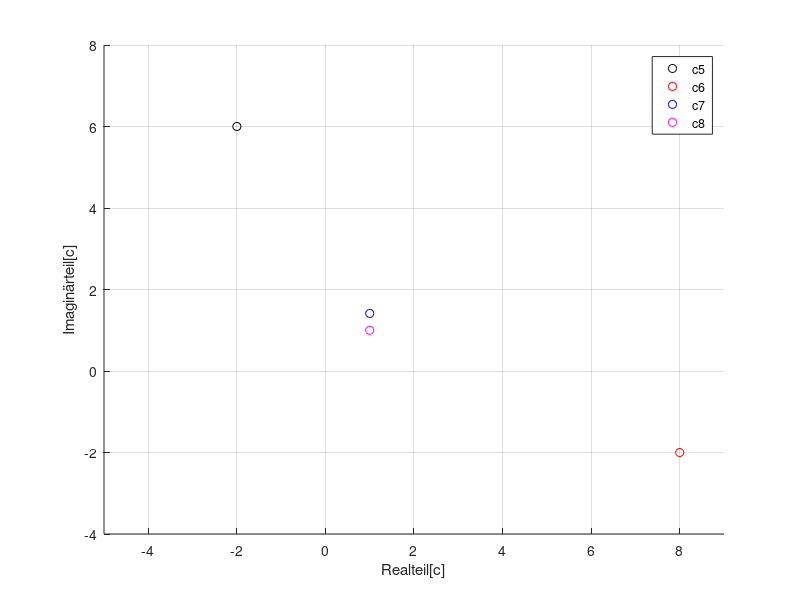
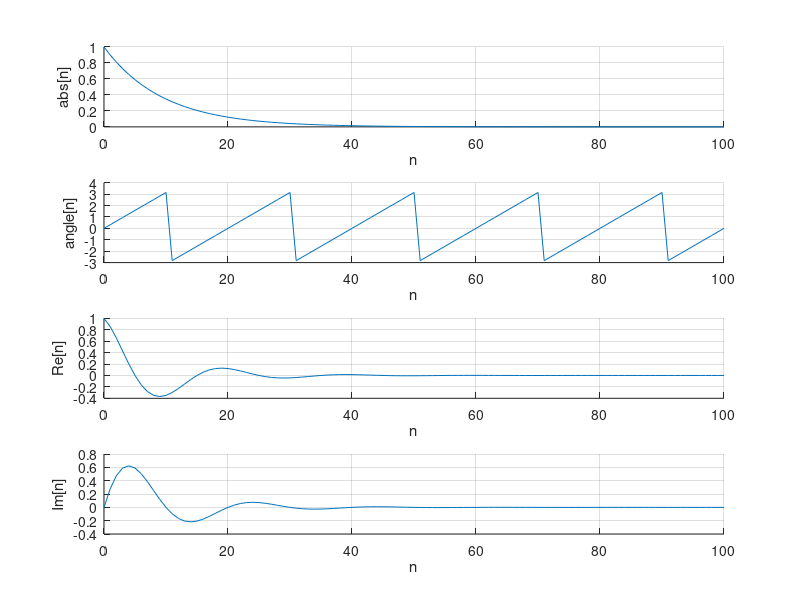

MATLAB code to generate these figures, in order:
clear
close all
clc 

%% Aufgabe 1
	c1 = -3+5*1i;
	c2 = sqrt(2)*exp(-1i*3*pi/4);
	c3 = 1/sqrt(2) + 1i/sqrt(2);
	c4 = 1 + 1i*3;
	
	c5 = c1+c2;
	c6 = c1-c2;
	c7 = c1*c2;
	c8 = abs(c2);
	c9 = abs(c3^2);
	c10 = atan(c4);
	c11 = c1/c2;
	
	complex = [c5,c6,c7,c8];
	reell = real(complex);
	imaginaer = imag(complex);
	
	n = 0:100;
	x = (0.9 * exp(1i*pi/10)).^n;
	
% Visualization
	figure('name', 'Aufgabe_1b'); hold on; grid on;	
  axis([-5 9 -4 8])
	plot(c6,'ko');
	plot(c7,'ro');
	plot(c8,'bo');
	plot(c9,'mo');
	ylabel('Imaginärteil[c]');
	xlabel('Realteil[c]');
	legend('c5','c6','c7','c8');
  
  print('fig\Aufgabe2_1_b.png')
    	
	figure('name','1c'); hold on; grid on;	
	subplot(411); hold on; grid on;
	plot(n, abs(x));
	xlabel('n');
	ylabel('abs[n]');
	
	subplot(412); hold on; grid on;
	plot(n, angle(x));
	xlabel('n');
	ylabel('angle[n]');
	
	subplot(413); hold on; grid on;
	plot(n, real(x));
	xlabel('n');
	ylabel('Re[n]');
	
	subplot(414); hold on; grid on;
	plot(n, imag(x));
	xlabel('n');
	ylabel('Im[n]');
	
  print('fig\Aufgabe2_1_c.png')
  
% 1d)	
	a1=45;
	a2=-90;
	a3=pi/4;
	a4=7*pi/3;
    
	disp(deg2rad(a1));
	disp(deg2rad(a2));
	disp(deg2rad(a3));
	disp(rad2deg(a4));